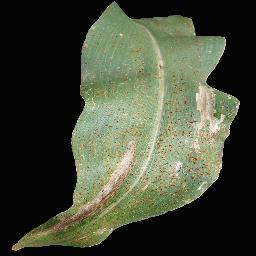
#> input picture data/maize/common_rust/RS_Rust 1563_flipLR.JPG, 256 x 256 px, found by its file name; its folder holds only this picture in this run
$ jupyter execute --allow-errors 'Data Exploration 3.ipynb'   (shell and % lines are left out)
#> lines starting #> are read from the running program, lines starting #| are printed output that depends on the picture; after the words box and inside, x2 and y2 are one past the last pixel; in counts of white or black regions, pixels touching at a corner belong together
[cell 1]
#for array manipulations
import numpy as np
#for image processing
import cv2
#for displaying images
import matplotlib.pyplot as plt
#to display images in this notebook, not in a separate window
#to access system resources such as directories
import os

[cell 2]
#Get our current directory
os.getcwd()

[cell 3]
#set our base directory. This should point to the location of the plant-diseases folder
base_dir = 'C:\\Users\\USER\\Documents\\projects\\plant-diseases'
#list the contents of our project directory
#> (the rest of this cell did not finish here and is left out)

[cell 4]
#set the path to our data folder
data_folder = os.path.join(base_dir, 'data')
#list the contents of our data folder
os.listdir(data_folder)

[cell 5]
#set the path to the maize folder and list the various categories available
maize_data_folder = os.path.join(data_folder, 'maize')
os.listdir(maize_data_folder)

[cell 6]
#This function loads 32 images of a particular disease
def get_32(disease):
    '''
    disease:
        A string that could be common_rust, healthy, leaf_spot, nothern_leaf_blight
    ........
    disease_images:
        A list of images for the selected disease
    '''
#> called with disease = 'common_rust'
    #this list will contain the 20 images returned
    disease_images = []
    #path to the images
    disease_images_path = os.path.join(maize_data_folder, disease)
    for image_path in os.listdir(disease_images_path):
        image_path = os.path.join(disease_images_path, image_path)
        image = cv2.imread(image_path, cv2.IMREAD_COLOR)
#> image is the input picture: shape (256, 256, 3); mean B, G, R 55.4, 73.1, 67.9
        image = cv2.cvtColor(image,cv2.COLOR_BGR2RGB)
        disease_images.append(image)
    return disease_images

[cell 7]
common_rust_images = get_32('common_rust')
#> common_rust_images = 1 item
healthy_images = get_32('healthy')
#> call 2 of get_32, with disease = 'healthy'
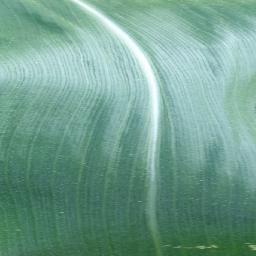
#> input picture data/maize/healthy/0a1a49a8-3a95-415a-b115-4d6d136b980b___R.S_HL 8216 copy_flipLR.jpg, 256 x 256 px, found by its file name
#> in get_32, image is the input picture: shape (256, 256, 3); mean B, G, R 143.5, 159.3, 114.1
#> healthy_images = 1 item
#> (the rest of this cell did not finish here and is left out)

nothern_leaf_blight_images = get_32('nothern_leaf_blight')

[cell 8]
len(common_rust_images)
#> Out = 1

[cell 9]
#This function will help us plot 10 images
def plot_images(images, title):
    '''
    images: List
        List of images
    title: String
        Title for each image i.e name of disease
    '''
#> called with title = 'healthy'
    for i in range(10):
        plt.subplot(2,5, i+1)
        plt.imshow(images[i])
        plt.title(title)
        plt.xticks([])
        plt.yticks([])
    plt.show()

#> (a cell that did not finish here is left out)

[cell 11]
#This function allows us to resize
def resize(image, new_size=(600,600)):
#> called with new_size = (600, 600)
    resized_image = cv2.resize(image, new_size)
    return resized_image

[cell 12]
resized_image = resize(healthy_images[0])
plt.imshow(resized_image)

[cell 13]
'''
Image thresholding
'''

[cell 14]
#Thisfunction enables us to carry out a thresholding operation
def thresh_hold(image):
    #convert to gray scale
    gray_image = cv2.cvtColor(image, cv2.COLOR_BGR2GRAY)
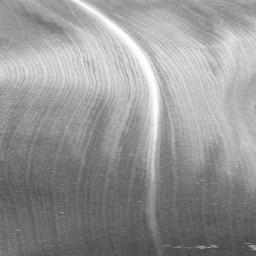
#> gray_image: shape (256, 256); min 67, max 255, mean 149.4
    ret, thresh_binary = cv2.threshold(gray_image, 127, 255, cv2.THRESH_BINARY)
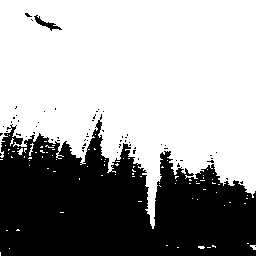
#> thresh_binary: shape (256, 256); 63% white; 62 black regions (60 under 20 px), largest, box (x1, y1, x2, y2) and area: (0, 114, 256, 256) 23961, (34, 15, 62, 31) 129
    return thresh_binary

#This function plots gray scale images
def plot_grayscale(image):
    plt.imshow(image, cmap='gray')

[cell 15]
healthy_binary_thresh = thresh_hold(healthy_images[0])
plot_grayscale(healthy_binary_thresh)

[cell 16]
'''
This almost divides the leaf into two portions
'''

[cell 17]
common_rust_binary_thresh = thresh_hold(common_rust_images[0])
#> in thresh_hold (call 2), `ret, thresh_binary = cv2.threshold(gray_image, 127, 255, cv2.THRESH_BI..`: thresh_binary: shape (256, 256); 32.2% white; 244 white regions (238 under 20 px), largest, box (x1, y1, x2, y2) and area: (68, 10, 240, 221) 20200, (176, 22, 195, 36) 140, (92, 226, 114, 244) 118, (32, 230, 51, 238) 30, (164, 27, 174, 33) 29, (169, 186, 177, 196) 28
plot_grayscale(common_rust_binary_thresh)

[cell 18]
'''
This brings out the spots nicely
'''

#> (a cell that did not finish here is left out)

#> (a cell that did not finish here is left out)

[cell 21]
'''
Each particular leaf looks different under binary thresholding.
The question is how to generate features from this binary thresholding?
'''

[cell 22]
#Let us try other thresholding methods
def threshold_all(image):
    threshold_images = []
    names = []
    #convert to gray scale
    gray_image = cv2.cvtColor(image, cv2.COLOR_BGR2GRAY)
    threshold_images.append(gray_image)
    names.append('Original Image')
    #Binary thresholding
    ret, thresh_binary = cv2.threshold(gray_image, 127, 255, cv2.THRESH_BINARY)
    threshold_images.append(thresh_binary)
    names.append('Thresh Binary')
    #Inverse Binary thresholding
    ret, thresh_binary_inv = cv2.threshold(gray_image, 127, 255, cv2.THRESH_BINARY_INV)
    threshold_images.append(thresh_binary_inv)
    names.append('Thresh Binary Inverse')
    ret, thresh_trunc = cv2.threshold(gray_image, 127, 255, cv2.THRESH_TRUNC)
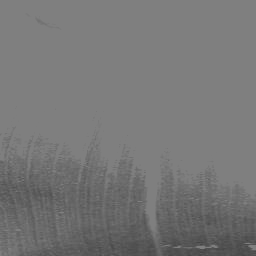
#> thresh_trunc: shape (256, 256); min 67, max 127, mean 118.5
    threshold_images.append(thresh_trunc)
    names.append('Thresh Trunc')
    ret, thresh_tozero = cv2.threshold(gray_image, 127, 255, cv2.THRESH_TOZERO)
    threshold_images.append(thresh_tozero)
    names.append('Thresh To Zero')
    ret, thresh_tozero_inv = cv2.threshold(gray_image, 127, 255, cv2.THRESH_TOZERO_INV)
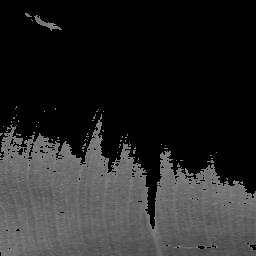
#> thresh_tozero_inv: shape (256, 256); min 0, max 127, mean 38.5
    threshold_images.append(thresh_tozero_inv)
    names.append('Thresh To Zero Inverse')

    return threshold_images, names

#This function allows us to plot threshod images
def plot_threshold_images(images, names):
    plt.figure(figsize=(16,10))
    for i in range(len(images)):
        plt.subplot(1, len(images), i+1)
        plt.imshow(images[i], 'gray')
        plt.title(names[i])
        plt.xticks([])
        plt.yticks([])
    plt.show()

[cell 23]
healthy_images_threshed, healthy_images_threshed_names = threshold_all(healthy_images[0])
#> healthy_images_threshed = 6 items; healthy_images_threshed_names = ['Original Image', 'Thresh Binary', 'Thresh Binary Inverse', 'Thresh Trunc', 'Thresh To Zero', 'Thresh To Zero Inverse']
plot_threshold_images(healthy_images_threshed, healthy_images_threshed_names)
#> the loop in plot_threshold_images, `for i in range(len(images)):` made 6 passes

[cell 24]
common_rust_images_threshed, common_rust_images_threshed_names = threshold_all(common_rust_images[0])
#> in threshold_all (call 2), `ret, thresh_tozero = cv2.threshold(gray_image, 127, 255, cv2.THRESH_TO..`:
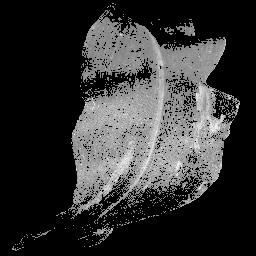
#> thresh_tozero: shape (256, 256); min 0, max 249, mean 50.8
#> in threshold_all (call 2), `ret, thresh_tozero_inv = cv2.threshold(gray_image, 127, 255, cv2.THRES..`:
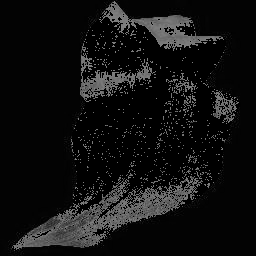
#> thresh_tozero_inv: shape (256, 256); min 0, max 127, mean 16.5
#> common_rust_images_threshed = 6 items; common_rust_images_threshed_names has the same summary as healthy_images_threshed_names
plot_threshold_images(common_rust_images_threshed, common_rust_images_threshed_names)
#> the loop in plot_threshold_images (call 2), `for i in range(len(images)):` made 6 passes

#> (a cell that did not finish here is left out)

#> (a cell that did not finish here is left out)

[cell 27]
#Let us try adaptive thresholding
def adaptive_thresholding(image):
    threshold_images = []
    names = []
    #convert to gray scale
    gray_image = cv2.cvtColor(image, cv2.COLOR_BGR2GRAY)
    threshold_images.append(gray_image)
    names.append('Original Image')
    #Global thresholding
    ret, thresh_global = cv2.threshold(gray_image, 127, 255, cv2.THRESH_BINARY)
    threshold_images.append(thresh_global)
    names.append('Global Thresholding')
    #Adaptive mean thresholding
    thresh_mean = cv2.adaptiveThreshold(gray_image, 255, cv2.ADAPTIVE_THRESH_MEAN_C, cv2.THRESH_BINARY, 11, 2)
#> thresh_mean: shape (256, 256); 58.2% white; black in thin lines or dots
    threshold_images.append(thresh_mean)
    names.append('Adaptive Mean Thresholding')
    #Gaussian Thresholding
    thresh_gaussian = cv2.adaptiveThreshold(gray_image, 255, cv2.ADAPTIVE_THRESH_GAUSSIAN_C, cv2.THRESH_BINARY, 11, 2)
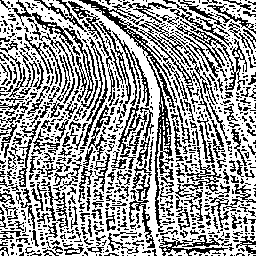
#> thresh_gaussian: shape (256, 256); 61.6% white; black in thin lines or dots
    threshold_images.append(thresh_gaussian)
    names.append('Adaptive Gaussian Thresholding')

    return threshold_images, names

[cell 28]
healthy_images_threshed, healthy_images_threshed_names = adaptive_thresholding(healthy_images[0])
#> healthy_images_threshed = 4 items; healthy_images_threshed_names = ['Original Image', 'Global Thresholding', 'Adaptive Mean Thresholding', 'Adaptive Gaussian Thresholding']
plot_threshold_images(healthy_images_threshed, healthy_images_threshed_names)

[cell 29]
common_rust_images_threshed, common_rust_images_threshed_names = adaptive_thresholding(common_rust_images[0])
#> in adaptive_thresholding (call 2), `thresh_mean = cv2.adaptiveThreshold(gray_image, 255, cv2.ADAPTIVE_THRE..`: thresh_mean: shape (256, 256); 73.5% white; 327 black regions (305 under 20 px), largest, box (x1, y1, x2, y2) and area: (34, 22, 219, 245) 9440, (6, 0, 245, 256) 5164, (207, 91, 236, 142) 452
#> in adaptive_thresholding (call 2), `thresh_gaussian = cv2.adaptiveThreshold(gray_image, 255, cv2.ADAPTIVE_..`:
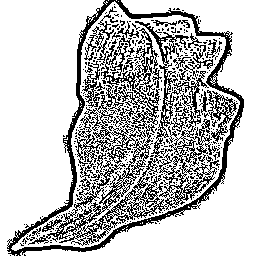
#> thresh_gaussian: shape (256, 256); 74.9% white; black in thin lines or dots
#> common_rust_images_threshed = 4 items; common_rust_images_threshed_names has the same summary as healthy_images_threshed_names
plot_threshold_images(common_rust_images_threshed, common_rust_images_threshed_names)

#> (a cell that did not finish here is left out)

#> (a cell that did not finish here is left out)

[cell 32]
#Let us try edge detection on the color images
def detect_edges_color(image):
    edges = cv2.Canny(image, 100, 200)
#> edges: shape (256, 256); 1.8% white in thin lines or dots, all inside (x1, y1, x2, y2) = (59, 0, 256, 251)
    plt.figure(figsize=(12,6))
    plt.imshow(edges)

[cell 33]
detect_edges_color(healthy_images[0])

[cell 34]
detect_edges_color(common_rust_images[0])
#> in detect_edges_color (call 2), `edges = cv2.Canny(image, 100, 200)`: edges: shape (256, 256); 10.3% white in thin lines or dots, all inside (x1, y1, x2, y2) = (11, 1, 240, 251)

#> (a cell that did not finish here is left out)

#> (a cell that did not finish here is left out)

[cell 37]
#Let us try edge detection on the color images
def detect_edges_gray(image):
    gray_image = cv2.cvtColor(image, cv2.COLOR_BGR2GRAY)
    edges = cv2.Canny(gray_image, 100, 200)
    plt.figure(figsize=(12,6))
    plt.imshow(edges, 'gray')

[cell 38]
detect_edges_gray(healthy_images[0])

[cell 39]
detect_edges_gray(common_rust_images[0])
#> in detect_edges_gray (call 2), `edges = cv2.Canny(gray_image, 100, 200)`:
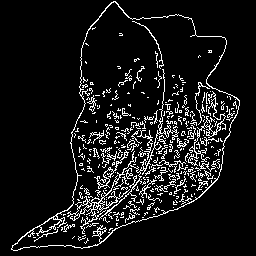
#> edges: shape (256, 256); 9% white in thin lines or dots, all inside (x1, y1, x2, y2) = (11, 1, 240, 251)
